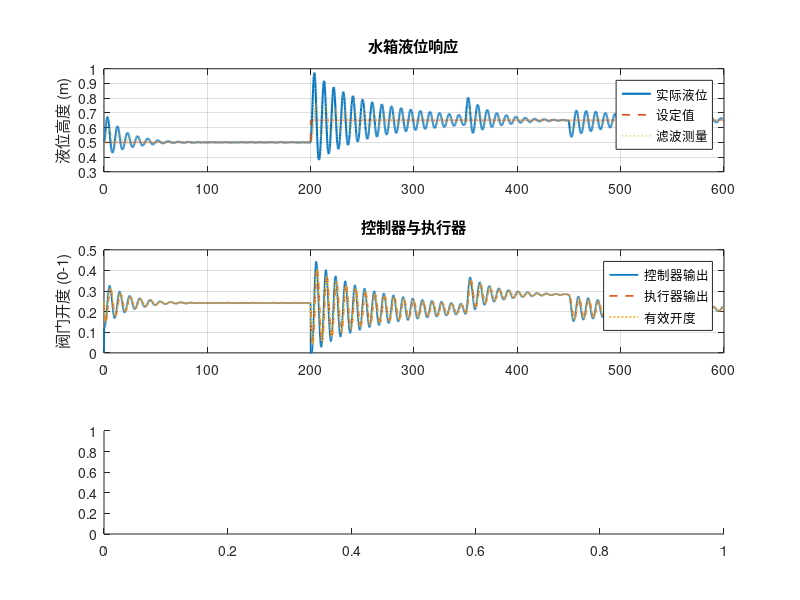

The MATLAB source for this figure: (Note: this script raises an error after producing the figure.)
% tank_level_sim.m
% 轻量级单水箱液位控制仿真（PI 控制 + 过滤/非线性/指标输出）

%% 参数定义
rng(0);                       % 固定随机种子，保证可重复性
params.A = 0.5;               % 水箱截面积 (m^2)
params.kv = 0.7;              % 阀门流量系数
params.rho = 1000;            % 水密度 (kg/m^3)
params.g = 9.81;              % 重力加速度 (m/s^2)
params.q_in_base = 0.12;      % 基础进水流量 (m^3/s)
params.q_in_noise_std = 0.001; % 进水随机扰动强度

ctrl.Kp = 1.8;                % PI 控制器比例系数
ctrl.Ki = 0.12;               % PI 控制器积分系数
ctrl.u_min = 0.0;           % 阀门最小开度 (0-1)
ctrl.u_max = 1.0;           % 阀门最大开度 (0-1)
ctrl.enable_feedforward = true;
ctrl.ff_gain = 0.5;

filter.tau = 3.5;           % 一阶低通滤波器时间常数 (s)

actuator.tau = 1.0;         % 执行器一阶滞后 (s)
actuator.deadband = 0.0;    % 阀门死区

sim.t_end = 600;            % 仿真时长 (s)
sim.dt = 0.1;               % 时间步长 (s)
sim.time = 0:sim.dt:sim.t_end;

%% 设定值与扰动
setpoint = 0.5 * ones(size(sim.time));            % 初始液位设定 (m)
setpoint(sim.time >= 200) = 0.65;                 % 200s 时阶跃上升

disturbance = zeros(size(sim.time));
disturbance(sim.time >= 350 & sim.time < 450) = 0.04;  % 进水短暂升高

noise_std = 0.002;  % 传感器噪声标准差 (m)

%% 仿真状态变量
N = numel(sim.time);
h = zeros(1, N);            % 液位高度 (m)
h(1) = 0.5;                 % 初始液位
measurement_raw = zeros(1, N);
measurement_filt = zeros(1, N);
measurement_filt(1) = h(1);
u_cmd = zeros(1, N);        % 控制器输出（饱和后）
u_act = zeros(1, N);        % 执行器实际输出
u_eff = zeros(1, N);        % 死区后的有效开度
qin_history = zeros(1, N);
integral_term = 0;
alpha = sim.dt / max(filter.tau, sim.dt);
deadband_den = max(1 - actuator.deadband, eps);
u_eq = params.q_in_base / max(params.kv * sqrt(max(h(1), 1e-4)), 1e-4);
u_eq = min(max(u_eq, ctrl.u_min), ctrl.u_max);
u_act(1) = u_eq;
u_eff(1) = min(max(u_eq, 0), 1);
qin_history(1) = params.q_in_base;

%% 主仿真循环
for k = 2:N
    t = sim.time(k);
    measurement_raw(k) = h(k-1) + noise_std * randn;     % 压力传感器读数
    measurement_filt(k) = measurement_filt(k-1) + alpha * (measurement_raw(k) - measurement_filt(k-1));
    error = measurement_filt(k) - setpoint(k);            % 液位高于设定值 -> 误差为正
    integral_term = integral_term + error * sim.dt;

    % Feedforward：根据设定值估算保持液位所需的阀门开度
    if ctrl.enable_feedforward
        desired_head = max(setpoint(k), 1e-4);
        u_ff = ctrl.ff_gain * params.q_in_base / max(params.kv * sqrt(desired_head), 1e-4);
        u_ff = min(max(u_ff, ctrl.u_min), ctrl.u_max);
    else
        u_ff = 0;
    end

    % PI 控制律：误差为正时增大阀门开度
    raw_u = u_ff + ctrl.Kp * error + ctrl.Ki * integral_term;
    u_cmd(k) = min(max(raw_u, ctrl.u_min), ctrl.u_max);

    % 抗积分饱和：当饱和发生时不积累误差
    if raw_u ~= u_cmd(k)
        integral_term = integral_term - error * sim.dt;
    end

    % 执行器一阶滞后
    u_act(k) = u_act(k-1) + (sim.dt / max(actuator.tau, sim.dt)) * (u_cmd(k) - u_act(k-1));
    u_act(k) = min(max(u_act(k), ctrl.u_min), ctrl.u_max);

    % 阀门死区与非线性映射
    u_eff(k) = u_act(k);
    u_eff(k) = min(max(u_eff(k), 0), 1);

    qin_history(k) = params.q_in_base + disturbance(k) + params.q_in_noise_std * randn;
    qin_history(k) = max(qin_history(k), 0);
    q_in = qin_history(k);
    q_out = params.kv * u_eff(k) * sqrt(max(h(k-1), 0));
    dh = (q_in - q_out) / params.A;
    h(k) = max(h(k-1) + dh * sim.dt, 0);
end

%% 可视化
figure('Name','Tank Level Control','Color','w','Position',[100 80 950 700]);
subplot(3,1,1);
plot(sim.time, h, 'LineWidth', 1.5); hold on;
plot(sim.time, setpoint, '--', 'LineWidth', 1.2);
plot(sim.time, measurement_filt, ':', 'LineWidth', 1);
ylabel('液位高度 (m)');
legend('实际液位','设定值','滤波测量','Location','best');
title('水箱液位响应');
grid on;

subplot(3,1,2);
plot(sim.time, u_cmd, 'LineWidth', 1.2); hold on;
plot(sim.time, u_act, '--', 'LineWidth', 1.2);
plot(sim.time, u_eff, ':', 'LineWidth', 1.2);
ylabel('阀门开度 (0-1)');
legend('控制器输出','执行器输出','有效开度','Location','best');
title('控制器与执行器');
grid on;

subplot(3,1,3);
yyaxis left;
plot(sim.time, u_eff.^2, 'Color',[0.85 0.33 0.1], 'LineWidth', 1);
ylabel('功率 proxy (u^2)');
yyaxis right;
plot(sim.time, qin_history, 'LineWidth', 1.2);
ylabel('进水流量 (m^3/s)');
xlabel('时间 (s)');
legend('u^2','进水流量','Location','best');
title('功率与随机扰动');
grid on;

%% 性能指标
final_setpoint = setpoint(end);
overshoot = max(h) - final_setpoint;
overshoot = max(overshoot, 0);
iae = trapz(sim.time, abs(h - setpoint));
valve_avg = mean(u_eff);
valve_rms = sqrt(mean(u_eff.^2));
control_energy = trapz(sim.time, u_eff.^2);

settling_tol = 0.01;
settling_time = sim.t_end;
for k = 1:N
    if all(abs(h(k:end) - setpoint(k:end)) < settling_tol)
        settling_time = sim.time(k);
        break;
    end
end

fprintf('仿真完成：最终液位 %.3f m，阀门有效开度 %.2f%%。\n', h(end), u_eff(end)*100);
fprintf('指标：超调 %.2f cm，调节时间 %.1f s，IAE %.3f，平均阀门 %.1f%%，能量 %.3f。\n', ...
    overshoot*100, settling_time, iae, valve_avg*100, control_energy);

sim_result = struct( ...
    'time', sim.time, ...
    'level', h, ...
    'setpoint', setpoint, ...
    'measurement', measurement_filt, ...
    'u_cmd', u_cmd, ...
    'u_act', u_act, ...
    'u_eff', u_eff, ...
    'qin', qin_history, ...
    'metrics', struct( ...
        'final_level', h(end), ...
        'overshoot', overshoot, ...
        'settling_time', settling_time, ...
        'iae', iae, ...
        'valve_avg', valve_avg, ...
        'valve_rms', valve_rms, ...
        'control_energy', control_energy));
assignin('base','tank_level_result',sim_result);
